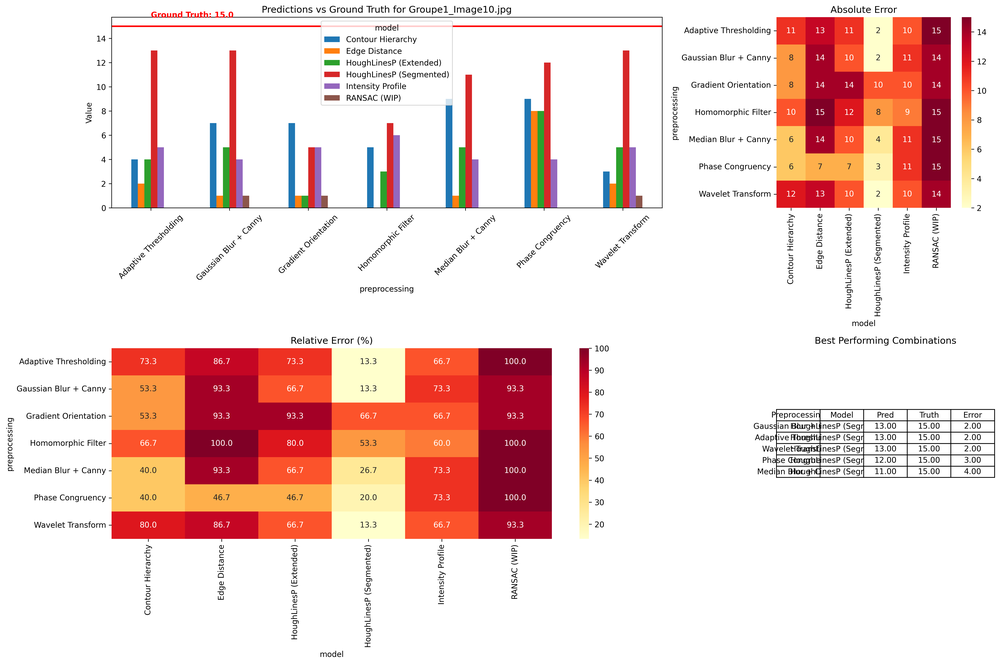
#> input picture evaluation_visualizations/Groupe1_Image10_evaluation.png, 1000 x 664 px, shrunk from 5369 x 3566 before the run
$ python -i wavelet.py   (imports and definitions only)
#> lines starting #> are read from the running program, lines starting #| are printed output that depends on the picture
#> further down, picture is the input picture: shape (664, 1000, 3); mean B, G, R 211.6, 215.6, 240.7
import cv2
import numpy as np
from skimage import filters, feature, color, exposure
import pywt  # Pour les ondelettes, parce que les vagues, c'est cool

def preprocess_image_wavelet(image):
    """Applique une transformée en ondelettes pour améliorer la détection des bords.

    Les transformées en ondelettes permettent de détecter des caractéristiques à différentes échelles
    et sont particulièrement efficaces pour détecter les bords horizontaux à différentes résolutions.
    """
    # Convertit en niveaux de gris si nécessaire
    if len(image.shape) > 2:  # Si l'image est en couleur
        gray = cv2.cvtColor(image, cv2.COLOR_BGR2GRAY)  # On passe en gris
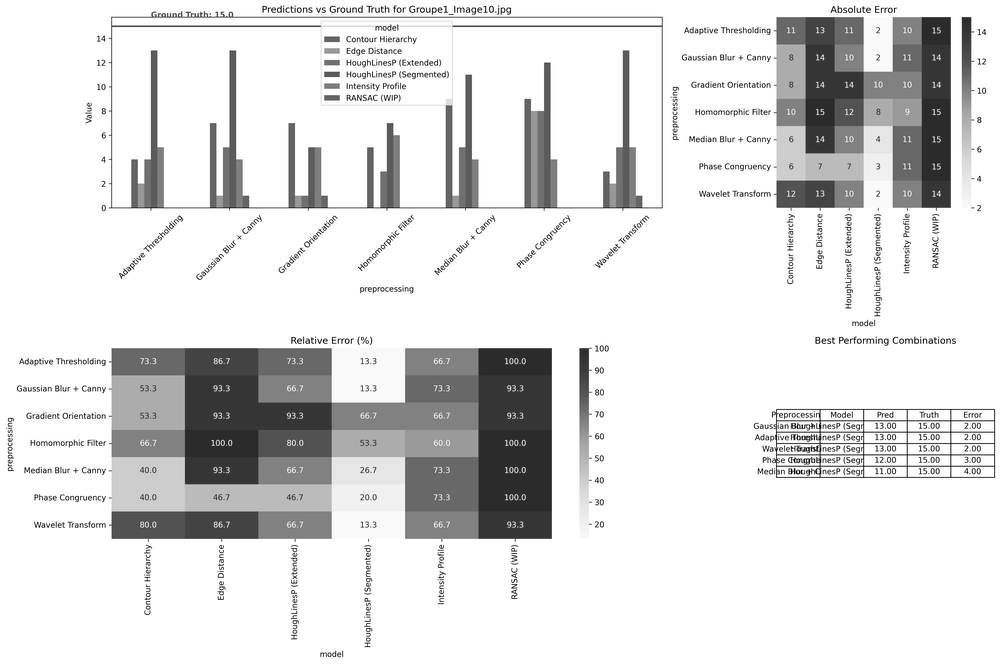
#> gray: shape (664, 1000); min 0, max 255, mean 222.6
    else:
        gray = image.copy()  # Sinon, on garde l'image telle quelle

    # Applique la transformée en ondelettes (2 niveaux)
    coeffs = pywt.wavedec2(gray, 'haar', level=2)  # "haar" pour Haar, pas pour les cheveux
#> coeffs = 3 items

    # Extrait les coefficients de détails horizontaux des deux niveaux
    _, (LH1, _, _) = coeffs[0], coeffs[1]  # LH1 = détails horizontaux niveau 1
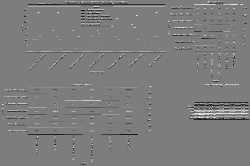
#> LH1: shape (166, 250) float64; min -291, max 301.3, mean -0.7; drawn with min black and max white
    _, (LH2, _, _) = coeffs[0], coeffs[2]  # LH2 = détails horizontaux niveau 2
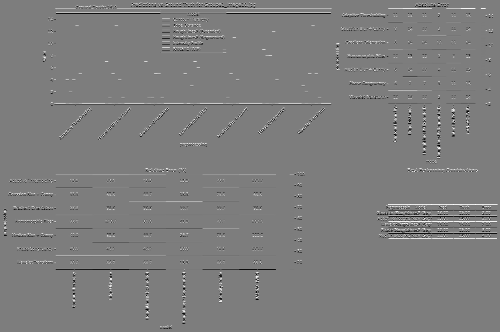
#> LH2: shape (332, 500) float64; min -185.5, max 190.5, mean 0.2; drawn with min black and max white

    # Améliore les détails horizontaux (on booste un peu les bords horizontaux)
    LH1 = LH1 * 1.5  # On rend les bords plus visibles
    LH2 = LH2 * 1.5  # Pareil pour le niveau 2

    # Reconstruit les coefficients modifiés
    coeffs[1] = (coeffs[1][0], LH1, coeffs[1][2])  # On remplace LH1
    coeffs[2] = (coeffs[2][0], LH2, coeffs[2][2])  # On remplace LH2

    # Transformée inverse en ondelettes (on reconstruit l'image)
    reconstructed = pywt.waverec2(coeffs, 'haar')  # On remet tout ensemble
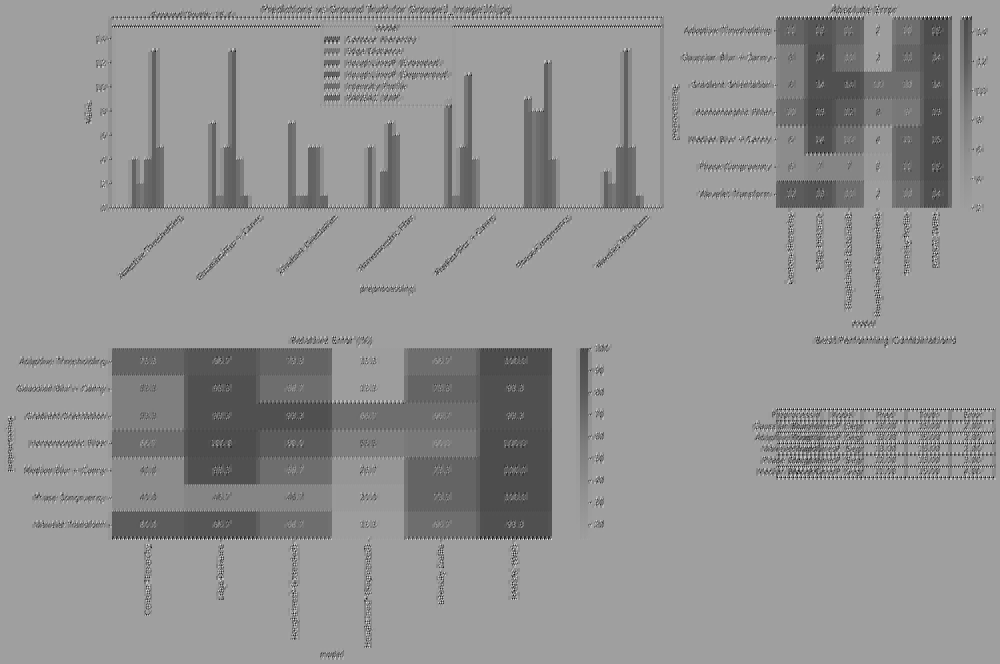
#> reconstructed: shape (664, 1000) float64; min -154.2, max 498.6, mean 222.6; drawn with min black and max white

    # Normalise et reconvertit en uint8 (pour que l'image soit affichable)
    reconstructed = cv2.normalize(reconstructed, None, 0, 255, cv2.NORM_MINMAX)  # On normalise
    reconstructed = np.uint8(reconstructed)  # On passe en entier 8 bits

    # Applique la détection de bords (Canny, parce que c'est le boss des bords)
    edges = cv2.Canny(reconstructed, 50, 150)  # Seuils bas et haut pour Canny
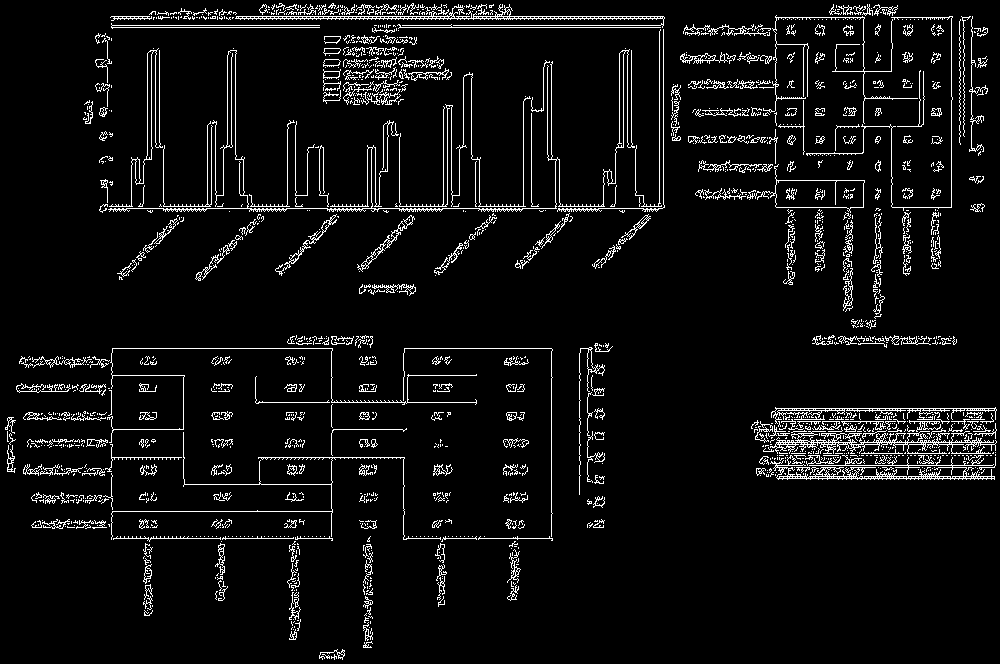
#> edges: shape (664, 1000); 5.9% white in thin lines or dots

    return edges  # Retourne l'image avec les bords détectés

>>> import cv2
>>> picture = cv2.imread('../../evaluation_visualizations/Groupe1_Image10_evaluation.png')
>>> result = preprocess_image_wavelet(picture)

$ run again, on evaluation_visualizations/Groupe1_Image1_evaluation.png
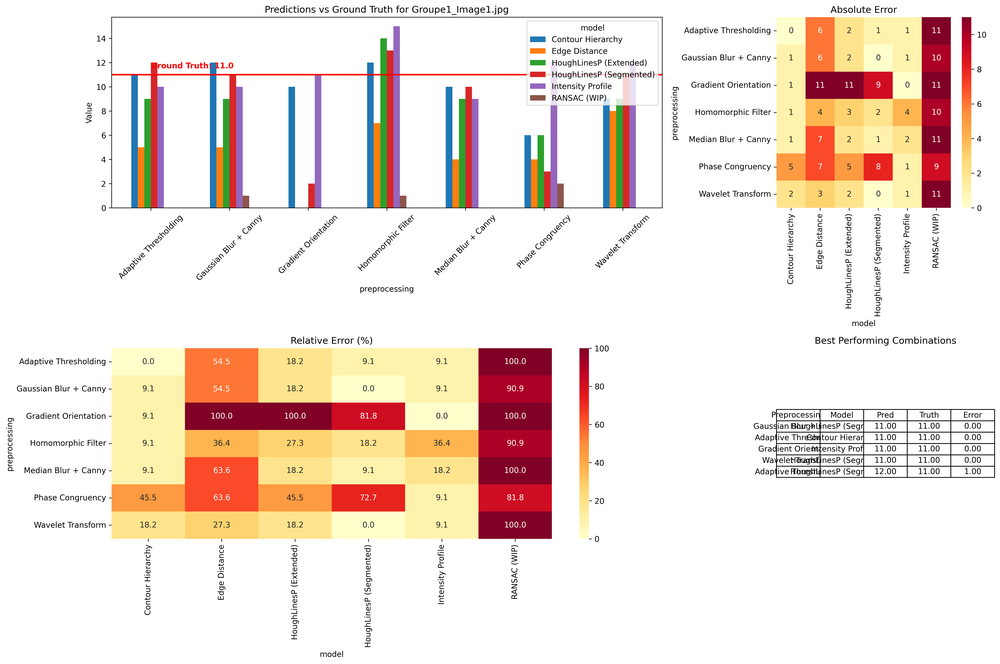
#> input picture evaluation_visualizations/Groupe1_Image1_evaluation.png, 1000 x 664 px, shrunk from 5369 x 3566 before the run
#> picture is the input picture: shape (664, 1000, 3); mean B, G, R 218.4, 226.7, 241
#> in preprocess_image_wavelet, `gray = cv2.cvtColor(image, cv2.COLOR_BGR2GRAY)`:
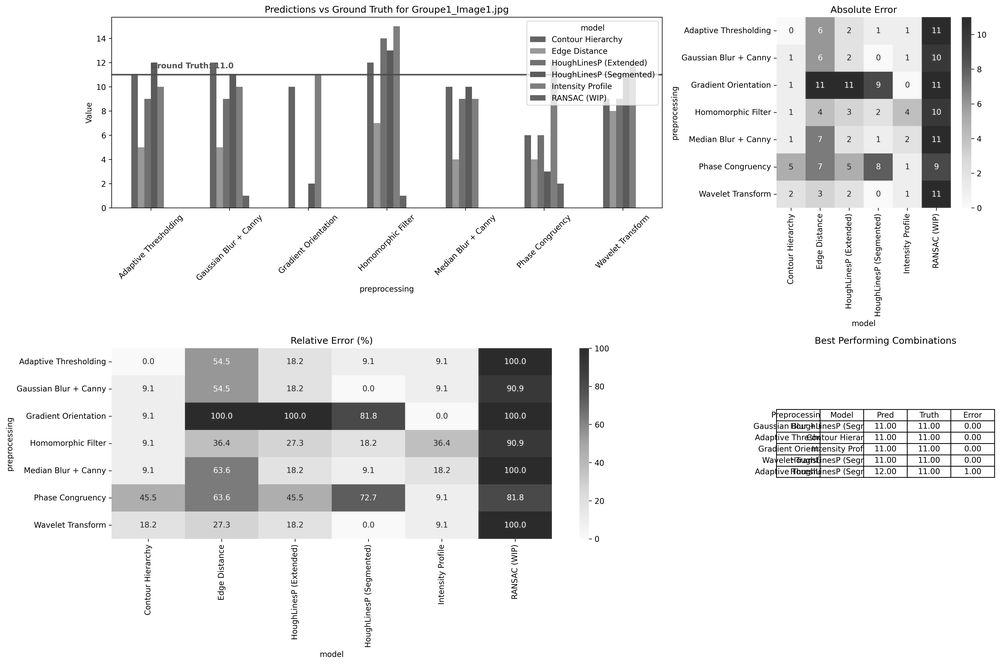
#> gray: shape (664, 1000); min 0, max 255, mean 230
#> coeffs = 3 items
#> in preprocess_image_wavelet, `edges = cv2.Canny(reconstructed, 50, 150)`:
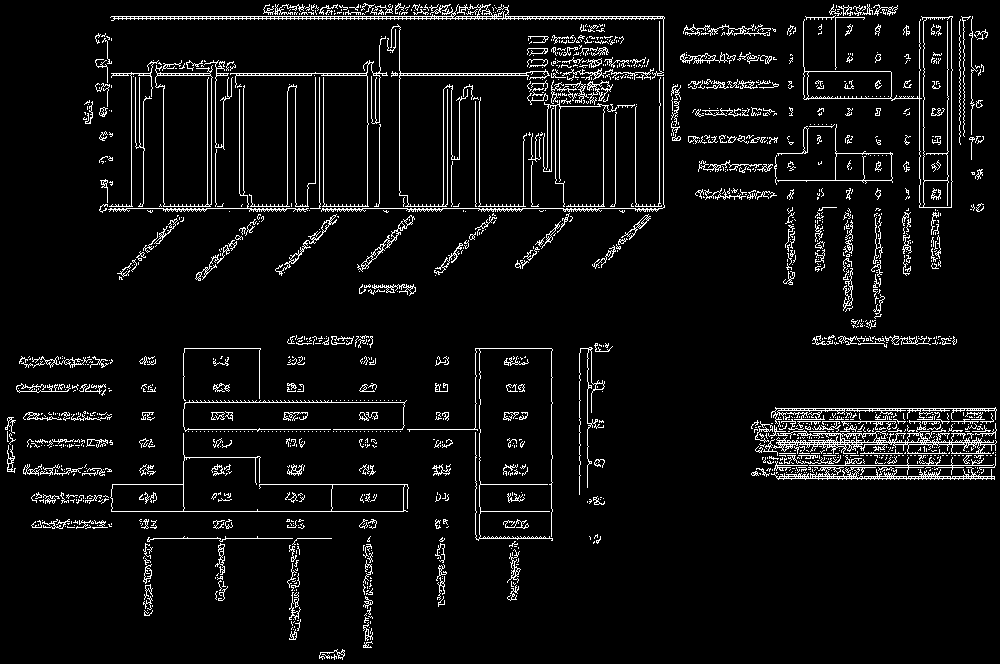
#> edges: shape (664, 1000); 5.9% white in thin lines or dots

$ run again, on evaluation_visualizations/Groupe1_Image2_evaluation.png
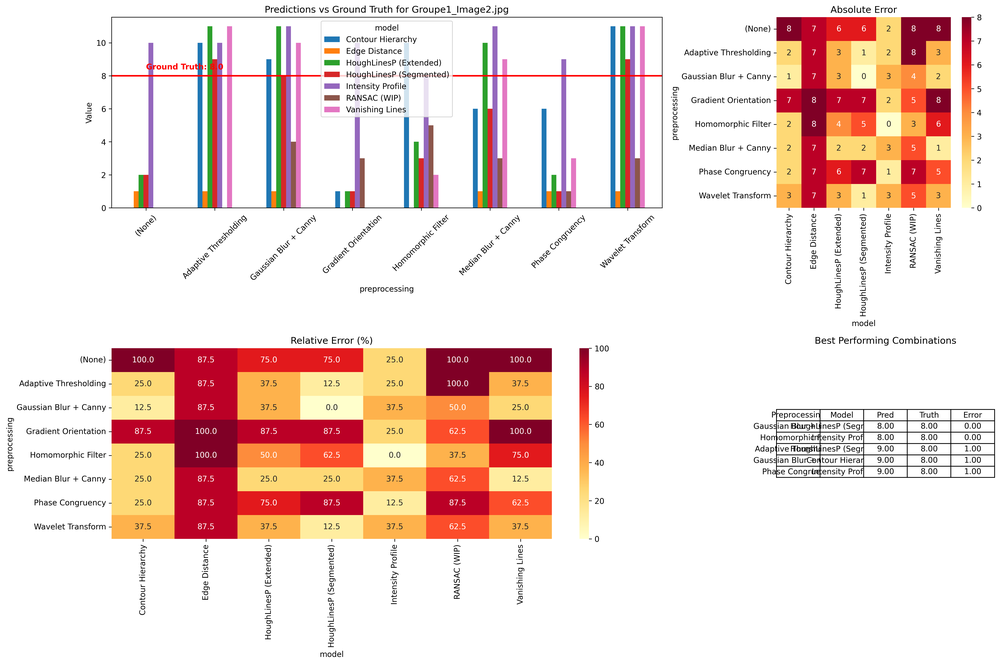
#> input picture evaluation_visualizations/Groupe1_Image2_evaluation.png, 1000 x 664 px, shrunk from 5369 x 3566 before the run
#> picture is the input picture: shape (664, 1000, 3); mean B, G, R 213.3, 219.5, 239.9
#> in preprocess_image_wavelet, `gray = cv2.cvtColor(image, cv2.COLOR_BGR2GRAY)`:
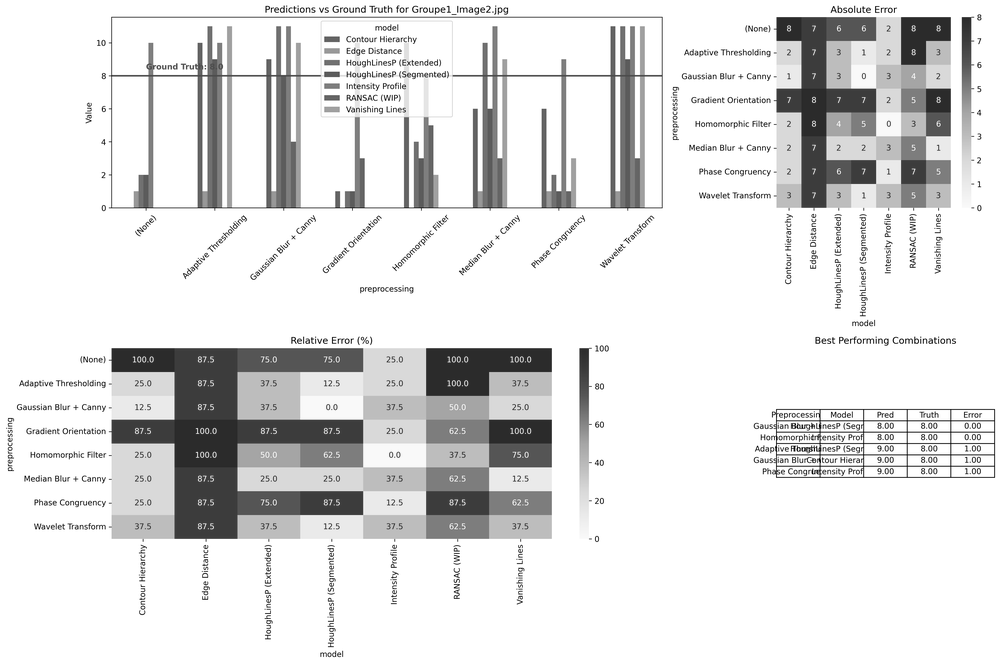
#> gray: shape (664, 1000); min 0, max 255, mean 224.9
#> coeffs = 3 items
#> in preprocess_image_wavelet, `edges = cv2.Canny(reconstructed, 50, 150)`:
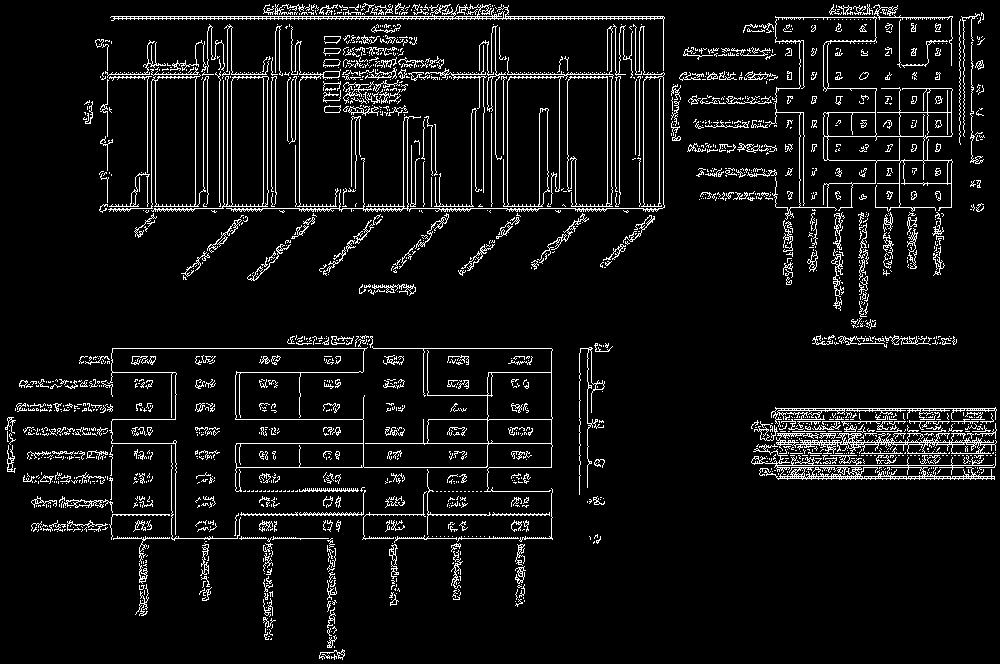
#> edges: shape (664, 1000); 7% white in thin lines or dots
